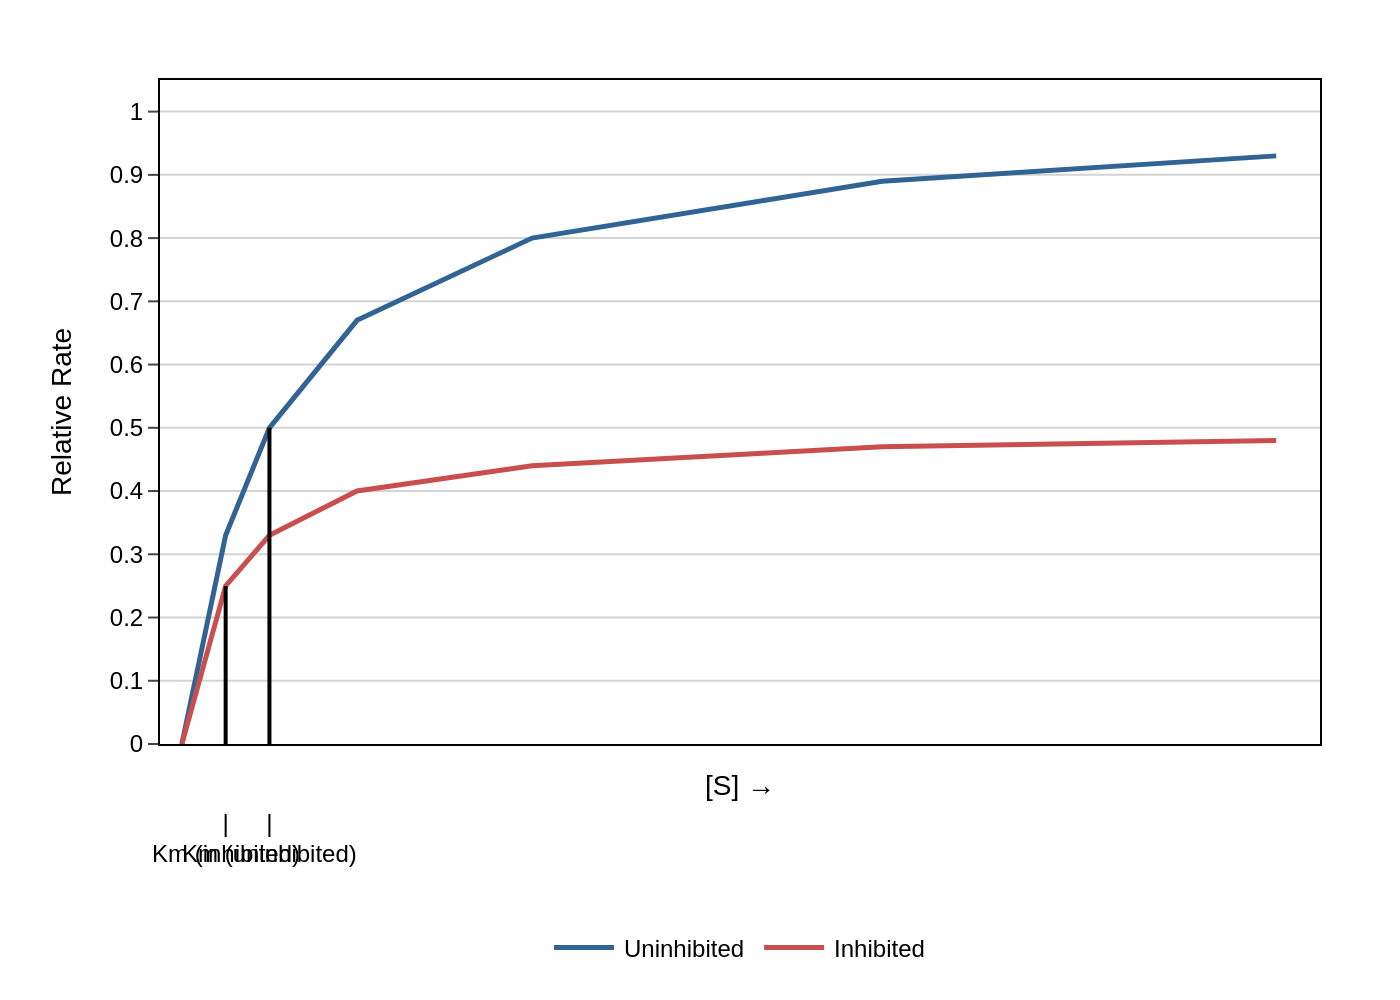

Write the Python code that produced this figure.
import sys
import json
import plotly.graph_objects as go
import os

# Check for command-line argument
if len(sys.argv) != 2:
    print("Usage: python create_chart.py <path_to_json_file>")
    sys.exit(1)

json_path = sys.argv[1]

# Check if the JSON file exists
if not os.path.exists(json_path):
    print(f"Error: JSON file not found at {json_path}")
    sys.exit(1)

# Read data from the JSON file
with open(json_path, 'r', encoding='utf-8') as f:
    chart_spec = json.load(f)

# Extract data and texts
chart_data = chart_spec['chart_data']
texts = chart_spec['texts']
colors = chart_spec['colors']
special_elements = chart_spec.get('special_elements', {})

# Create the figure
fig = go.Figure()

# Add data series to the chart
for i, series in enumerate(chart_data):
    fig.add_trace(go.Scatter(
        x=series['x'],
        y=series['y'],
        name=series['name'],
        mode='lines',
        line=dict(color=colors[i], width=2.5)
    ))

# Add special elements like vertical lines and custom labels
if 'vertical_lines' in special_elements:
    for line in special_elements['vertical_lines']:
        fig.add_shape(
            type='line',
            x0=line['x'], y0=0,
            x1=line['x'], y1=line['y_max'],
            line=dict(color='black', width=2)
        )

if 'x_axis_labels' in special_elements:
    for label in special_elements['x_axis_labels']:
        fig.add_annotation(
            x=label['x'],
            y=0,
            text=label['text'],
            showarrow=True,
            arrowhead=0, # No arrowhead, just a line
            arrowcolor='black',
            ax=0,
            ay=20, # Length of the pointer line
            yshift=-35, # Move text down
            font=dict(family="Arial", size=12, color="black"),
            align='center'
        )
        # Add small horizontal ticks for the bracket effect
        fig.add_shape(type='line', x0=label['x']-0.2, y0=-0.03, x1=label['x']+0.2, y1=-0.03, line=dict(color='black', width=1.5))
        fig.add_shape(type='line', x0=label['x']-0.2, y0=0, x1=label['x']-0.2, y1=-0.03, line=dict(color='black', width=1.5))
        fig.add_shape(type='line', x0=label['x']+0.2, y0=0, x1=label['x']+0.2, y1=-0.03, line=dict(color='black', width=1.5))


# Update layout
fig.update_layout(
    font=dict(family="Arial", size=12, color="black"),
    title_text=texts['title'],
    xaxis_title=texts['x_axis_title'],
    yaxis_title=texts['y_axis_title'],
    plot_bgcolor='white',
    xaxis=dict(
        showline=True,
        linewidth=1,
        linecolor='black',
        mirror=True,
        showgrid=False,
        zeroline=False,
        showticklabels=False,
        range=[-0.5, 26] # Give some padding
    ),
    yaxis=dict(
        showline=True,
        linewidth=1,
        linecolor='black',
        mirror=True,
        gridcolor='lightgray',
        zeroline=False,
        range=[0, 1.05],
        tickmode='array',
        tickvals=[0, 0.1, 0.2, 0.3, 0.4, 0.5, 0.6, 0.7, 0.8, 0.9, 1.0],
        ticks='outside'
    ),
    legend=dict(
        orientation="h",
        yanchor="bottom",
        y=-0.35,
        xanchor="center",
        x=0.5,
        bgcolor='rgba(255,255,255,0)',
        bordercolor='rgba(0,0,0,0)'
    ),
    margin=dict(l=80, r=40, b=120, t=40)
)

# Generate output filename from JSON path
base_filename = os.path.splitext(os.path.basename(json_path))[0]
output_filename = f"{base_filename}.png"

# Save the figure as a PNG image
fig.write_image(output_filename, scale=2)

print(f"Chart saved to {output_filename}")
